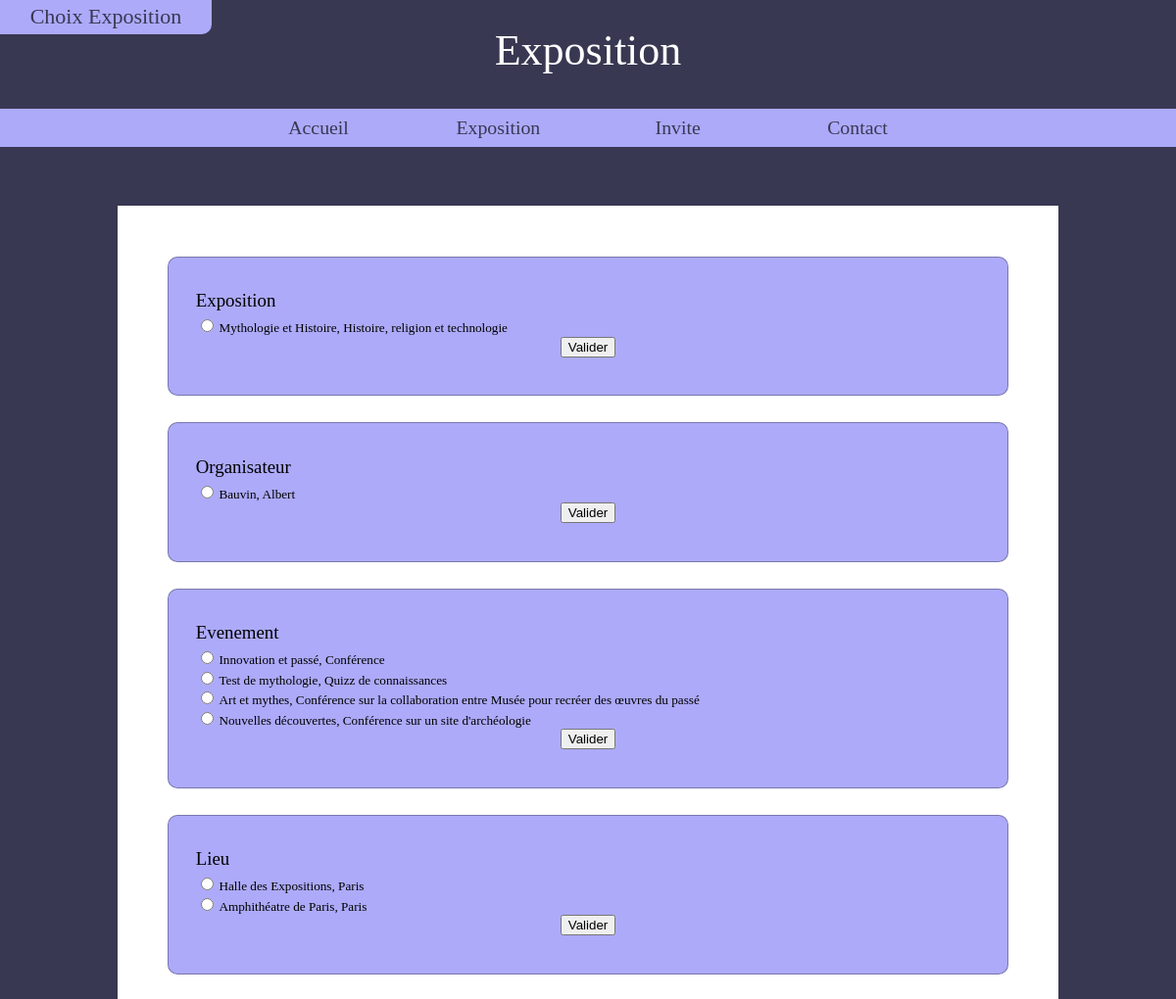
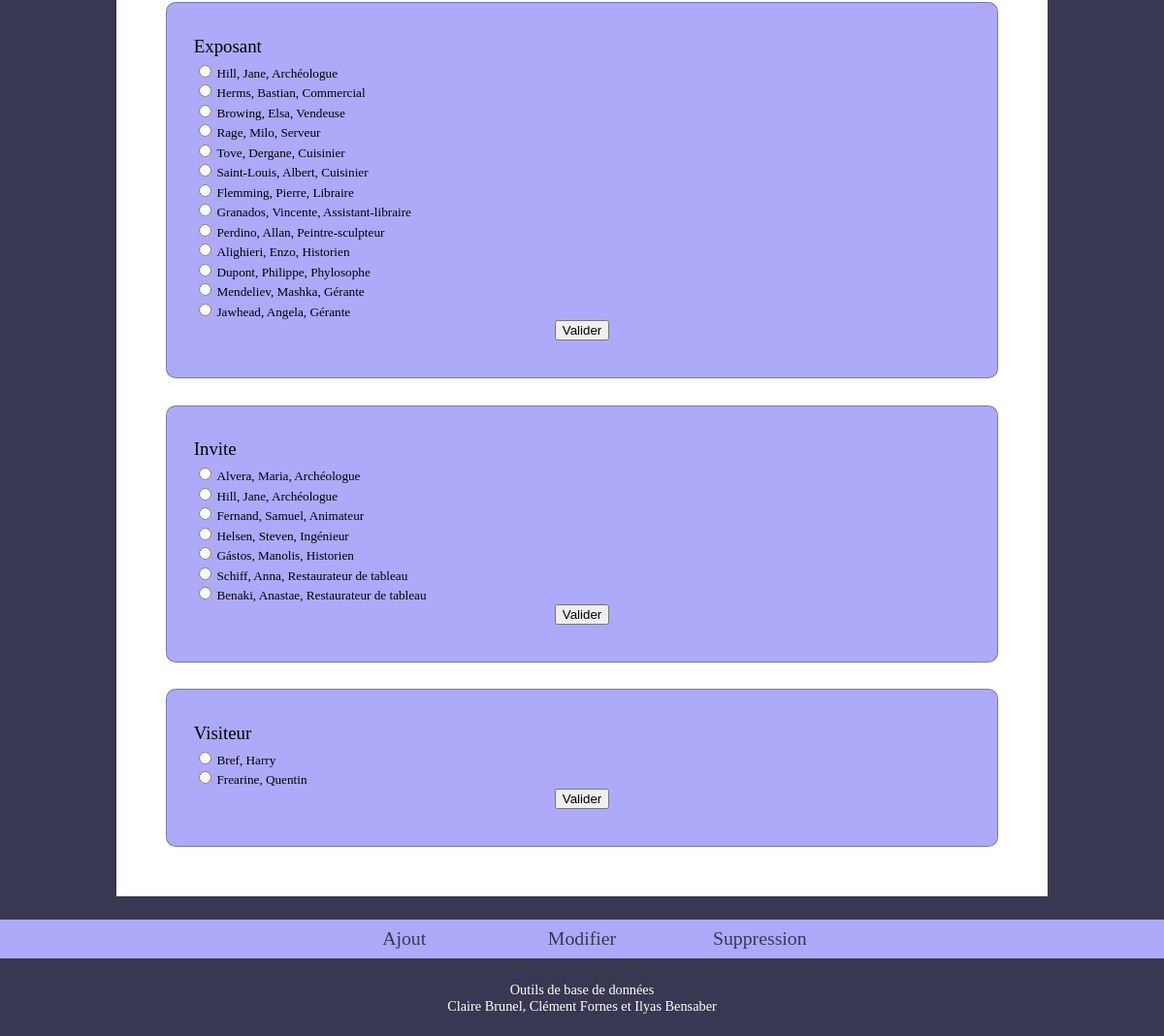
Page /ChoixModification.php on the committed database (2 pictures, top to bottom).
### tables this page shows
CREATE TABLE IF NOT EXISTS `exposition` (
  `idExposition` int(11) NOT NULL,
  `nom` varchar(250) NOT NULL,
  `theme` varchar(250) NOT NULL,
  `description` varchar(250) NOT NULL,
  `dateDebut` date NOT NULL,
  `dateFin` date NOT NULL,
  `image` varchar(250) NOT NULL,
  `idOrganisateur` int(11) NOT NULL,
  PRIMARY KEY (`idExposition`),
  KEY `idOrganisateur` (`idOrganisateur`)
);

CREATE TABLE IF NOT EXISTS `organisateur` (
  `idOrganisateur` int(11) NOT NULL,
  `nom` varchar(250) NOT NULL,
  `prenom` varchar(250) NOT NULL,
  `adresseMail` varchar(250) NOT NULL,
  PRIMARY KEY (`idOrganisateur`)
);

CREATE TABLE IF NOT EXISTS `evenement` (
  `idEvenement` int(11) NOT NULL,
  `nom` varchar(250) NOT NULL,
  `type` varchar(250) NOT NULL,
  `dateDeb` datetime NOT NULL,
  `dateFin` datetime NOT NULL
);

CREATE TABLE IF NOT EXISTS `lieu` (
  `idLieu` int(11) NOT NULL,
  `nomBatiment` varchar(250) NOT NULL,
  `ville` varchar(250) NOT NULL,
  `cp` varchar(250) NOT NULL,
  `adresse` varchar(250) NOT NULL,
  `dimension` int(11) NOT NULL,
  PRIMARY KEY (`idLieu`)
);

CREATE TABLE IF NOT EXISTS `exposant` (
  `idStand` int(11) NOT NULL,
  `idProfessionnel` int(11) NOT NULL,
  `idLieu` int(11) NOT NULL,
  PRIMARY KEY (`idProfessionnel`,`idStand`) USING BTREE,
  KEY `idLieu` (`idLieu`)
);

CREATE TABLE IF NOT EXISTS `professionnel` (
  `idProfessionnel` int(11) NOT NULL,
  `nom` varchar(250) NOT NULL,
  `prenom` varchar(250) NOT NULL,
  `profession` varchar(250) NOT NULL,
  `entreprise` varchar(250) NOT NULL,
  PRIMARY KEY (`idProfessionnel`)
);

CREATE TABLE IF NOT EXISTS `visiteur` (
  `idVisiteur` int(11) NOT NULL,
  `nom` varchar(250) NOT NULL,
  `prenom` varchar(250) NOT NULL,
  `ticket_vip` varchar(250) NOT NULL,
  PRIMARY KEY (`idVisiteur`)
);

### ChoixModification.php (the view, shortened to what this page needs)
<html>
	<head>
		<link rel="stylesheet" type="text/css" href="CSS\reset.css"/>
		<link rel="stylesheet" type="text/css" href="CSS\style.css"/>
		<link rel="stylesheet" media="screen and (max-width: 800px)" type="text/css" href="CSS\versionmediocre.css"/>
	</head>
	<body>
<?php
include('ConnectBdd.php');
?>
	<header>
		<h1>Exposition</h1>
	</header>
	<nav>
		<ul>
	    	<li><a href="accueil">Accueil</a></li>
	    	<li><a href="exposition">Exposition</a></li>
			<li><a href="invite">Invite</a></li>
			<li><a href="contact">Contact</a></li>
	    </ul>
	</nav>
	<article>
		<section>
			<h2>Exposition</h2>
			<form method="post" action="Modifier">
<?php
$Exposition=$bdd->query("Select * from Exposition;");
while($donnees = $Exposition->fetch()){
?>
					<input type="radio" name="Exposition" value="<?php echo $donnees['idExposition'];?>"/>
					<label class="radio"><?php echo $donnees['nom'].', '.$donnees['theme'];?></label>
					<br/>
<?php
}
?>
				<div>
					<center><input type="submit" value="Valider"/></center>
				</div>
			</form>
		</section>
		<section>
			<h2>Organisateur</h2>
			<form method="post" action="Modifier">
<?php
$Organisateur=$bdd->query("Select * from Organisateur;");
while($donnees2 = $Organisateur->fetch()){
?>
					<input type="radio" name="Organisateur" value="<?php echo $donnees2['idOrganisateur'];?>"/>
					<label class="radio"><?php echo $donnees2['nom'].', '.$donnees2['prenom'];?></label>
					<br/>
<?php
}
?>
				<div>
					<center><input type="submit" value="Valider"/></center>
				</div>
			</form>
		</section>
		<section>
			<h2>Evenement</h2>
			<form method="post" action="Modifier">
<?php
$evenement=$bdd->query("Select * from Evenement;");
while($donnees = $evenement->fetch()){
?>
					<input type="radio" name="Evenement" value="<?php echo $donnees['idEvenement'];?>"/>
					<label class="radio"><?php echo $donnees['nom'].', '.$donnees['type'];?></label>
					<br/>
<?php
}
?>
				<div>
					<center><input type="submit" value="Valider"/></center>
				</div>
			</form>
		</section>
		<section>
			<h2>Lieu</h2>
			<form method="post" action="Modifier">
<?php
$lieu=$bdd->query("Select * from Lieu;");
while($donnees2 = $lieu->fetch()){
?>
					<input type="radio" name="Lieu" value="<?php echo $donnees2['idLieu'];?>"/>
					<label class="radio"><?php echo $donnees2['nomBatiment'].', '.$donnees2['ville'];?></label>
					<br/>
<?php
}
?>
				<div>
					<center><input type="submit" value="Valider"/></center>
				</div>
			</form>
		</section>
		<section>
			<h2>Exposant</h2>
			<form method="post" action="Modifier">
<?php
$exposant=$bdd->query("Select idProfessionnel from Exposant;");
while($donnees3 = $exposant->fetch()){
	?>
	<input type="radio" name="exposant" value="<?php echo $donnees3['idProfessionnel'];?>"/>
	<?php
	$pro=$bdd->query("Select * from Professionnel where idProfessionnel =".$donnees3['idProfessionnel'].";");
	while($donneesPro = $pro->fetch()){
?>
					<label class="radio"><?php echo $donneesPro['nom'].', '.$donneesPro['prenom'].', '.$donneesPro['profession'];?></label>
					<br/>
<?php
	}
}
?>
				<div>
					<center><input type="submit" value="Valider"/></center>
				</div>
			</form>
		</section>
		<section>
			<h2>Invite</h2>
			<form method="post" action="Modifier">
<?php
$invite=$bdd->query("Select idProfessionnel from Invite;");
while($donnees4 = $invite->fetch()){
	$profe=$bdd->query("Select * from Professionnel where idProfessionnel =".$donnees4['idProfessionnel'].";");
	while($donneesProfe = $profe->fetch()){
?>
					<input type="radio" name="invite" value="<?php echo $donneesProfe['idProfessionnel'];?>"/>
					<label class="radio"><?php echo $donneesProfe['nom'].', '.$donneesProfe['prenom'].', '.$donneesProfe['profession'];?></label>
					<br/>
<?php
	}
}
?>
				<div>
					<center><input type="submit" value="Valider"/></center>
				</div>
			</form>
		</section>
		<section>
			<h2>Visiteur</h2>
			<form method="post" action="Modifier">
<?php
$invite=$bdd->query("Select * from Visiteur;");
while($donnees4 = $invite->fetch()){
?>
				<input type="radio" name="visiteur" value="<?php echo $donnees4['idVisiteur'];?>"/>
				<label class="radio"><?php echo $donnees4['nom'].', '.$donnees4['prenom'];?></label>
				<br/>
<?php
}
?>
				<div>
					<center><input type="submit" value="Valider"/></center>
				</div>
			</form>
		</section>
	</article>
	<aside id="a1">
		<nav id="navg">
			<a href="index">Choix Exposition</a>
		</nav>
	</aside>
	<aside id="a2" >
		<nav >
			<ul>
				<li><a href="Ajout">Ajout</a></li>
				<li><a href="ChoixModification">Modifier</a></li>
				<li><a href="Delete">Suppression</a></li>
			</ul>
		</nav>
	</aside>
	<footer>
		<p>Outils de base de données</br> Claire Brunel, Clément Fornes et Ilyas Bensaber</p>
	</footer>
	</body>
</html>

### CSS/style.css (style rules this page uses)
body { background-color: #393852; font-family: Georgia; margin:1.3%; margin-left: 0%; margin-right: 0%; font-size:1.1em; display: inline-block; width: 100%; }
article { background-color:white; margin-left: 10%; margin-right:10%; padding: 2%; padding-left: 2%; padding-right: 2%; }
section { background-color: #adaafa; border-radius: 10px; border:1px solid rgba(0,0,0, .3); margin: 3%; margin-bottom:3%; padding: 3%; }
nav { text-align: center; color: white; font-family: Georgia; width: 100%; left: 50%; margin-left: 0%; margin-right: 0%; margin-top: 2%; margin-bottom: 5%; box-shadow: 6px; background: #adaafa; }
nav>ul { display:block; margin-bottom: 10px; list-style-type: none; padding:0px; text-align:center; }
nav li { display:inline-block; position: relative; border-radius:45deg; width: 15%; margin-top: 10px; margin-bottom: 10px; color: #393852; font-size: 150%; }
nav li a { color: #393852; text-decoration: none; }
h1 { font-family: Georgia; font-size:400%; color:white; text-align: center; margin: 0%; }
p { text-align: justify; }
footer p { color: white; text-align: center; }
#a1 { position: absolute; top: 0; left:0; width: 15%; }
#a2 nav { margin-top: 2%; margin-bottom: 2%; }
#navg { margin-top: 0; border-radius:0px 0px 10px 0px; font-family: Georgia; font-size: 200%; padding-right: 10%; padding-left: 10%; padding-top: 0%; padding-bottom: 1%; }
#navg a:link, #navg a:visited, #navg a:hover, #navg a:active { text-decoration:none; color: #393852; }
ul,ol,dl,label,caption,details,figure { font-size: 1.2em; line-height: 1; }
p,blockquote,pre,td,th,textarea,hpgroup { font-size: 1.3em; line-height:1.2; margin: 0.5%; }

### CSS/versionmediocre.css (style rules this page uses)
body { margin-bottom: 10%; }
nav { padding: 0%; padding-left: 35%; padding-top: 1%; padding-bottom: 1%; margin-top: 0%; }
nav>ul>li { display: block; text-align: center; }
aside nav { position: static; right: 0px; bottom: 0px; z-index: 10; }
#a1 { width: 100%; position: static; padding-top: 3%; }
#a2 { position: static; width: 100%; }

### rows in the picture
exposition: nom "Mythologie et Histoire", theme "Histoire, religion et technologie"
organisateur: nom "Bauvin", prenom "Albert"
evenement: nom "Innovation et passé", type "Conférence"
evenement: nom "Test de mythologie", type "Quizz de connaissances"
evenement: nom "Art et mythes", type "Conférence sur la collaboration entre Musée pour recréer des œuvres du passé"
evenement: nom "Nouvelles découvertes", type "Conférence sur un site d'archéologie"
lieu: nomBatiment "Halle des Expositions", ville "Paris"
lieu: nomBatiment "Amphithéatre de Paris", ville "Paris"
professionnel: nom "Hill", prenom "Jane", profession "Archéologue"
professionnel: nom "Herms", prenom "Bastian", profession "Commercial"
professionnel: nom "Browing", prenom "Elsa", profession "Vendeuse"
professionnel: nom "Rage", prenom "Milo", profession "Serveur"
professionnel: nom "Tove", prenom "Dergane", profession "Cuisinier"
professionnel: nom "Saint-Louis", prenom "Albert", profession "Cuisinier"
professionnel: nom "Flemming", prenom "Pierre", profession "Libraire"
professionnel: nom "Granados", prenom "Vincente", profession "Assistant-libraire"
professionnel: nom "Perdino", prenom "Allan", profession "Peintre-sculpteur"
professionnel: nom "Alighieri", prenom "Enzo", profession "Historien"
professionnel: nom "Dupont", prenom "Philippe", profession "Phylosophe"
professionnel: nom "Mendeliev", prenom "Mashka", profession "Gérante"
professionnel: nom "Jawhead", prenom "Angela", profession "Gérante"
professionnel: nom "Alvera", prenom "Maria", profession "Archéologue"
professionnel: nom "Fernand", prenom "Samuel", profession "Animateur"
professionnel: nom "Helsen", prenom "Steven", profession "Ingénieur"
professionnel: nom "Gástos", prenom "Manolis", profession "Historien"
professionnel: nom "Schiff", prenom "Anna", profession "Restaurateur de tableau"
professionnel: nom "Benaki", prenom "Anastae", profession "Restaurateur de tableau"
visiteur: nom "Bref", prenom "Harry"
visiteur: nom "Frearine", prenom "Quentin"
